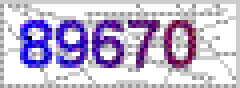
#> input picture 1.gif, 60 x 22 px (shown 4 times larger)
$ python 1.py
#> lines starting #> are read from the running program, lines starting #| are printed output that depends on the picture; after the words box and inside, x2 and y2 are one past the last pixel; in counts of white or black regions, pixels touching at a corner belong together
#!env python3
#-*- coding: utf-8 -*-
import sys
from PIL import Image
import pyocr

def ptoi(name):
#> called with name = '1.gif'
	with open(name,'r') as f:
		img = Image.open(name)
#> img is the input picture: PIL image 60x22 P; mean R, G, B, A 194.5, 184.1, 211.1, 255
	img = img.convert('1')
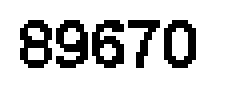
#> img: PIL image 60x22 1 (shown 4 times larger); 79.6% white; black in thin lines or dots, all inside (x1, y1, x2, y2) = (5, 5, 49, 17)
	img.save('tmp.bmp')
	tools = pyocr.get_available_tools()
	if len(tools) == 0:
		print('No OCR tool found!')
		sys.exit(1)
	print("Using '%s'" % (tools[0].get_name()))
	return tools[0].image_to_string(img)

if __name__ == '__main__':
	print(ptoi('1.gif'))
#> (the call stopped at in ptoi, `tools = pyocr.get_available_tools()`: pyocr is not available in this run)
